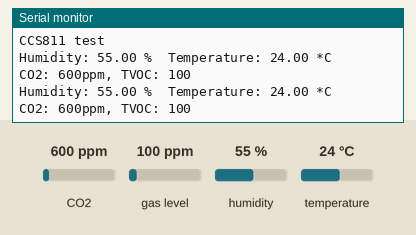
The sketch below on a simulated Arduino Uno, built with avr-gcc and run on an emulated ATmega328P. Parts: the last lines printed to the serial monitor. The inputs (shaded band) are chosen by the test bench; at power-on: CO2 600 ppm, humidity 55 %, gas level 100 ppm, temperature 24 °C.

Above: at 5.3 s.
5.4 s: CO2 set to 452 ppm
At 7.7 s:
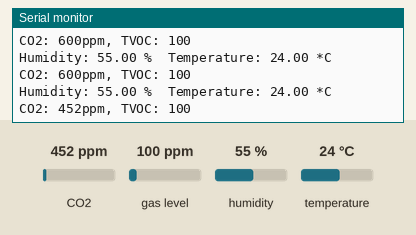
9.0 s: humidity set to 22 %
At 10.6 s:
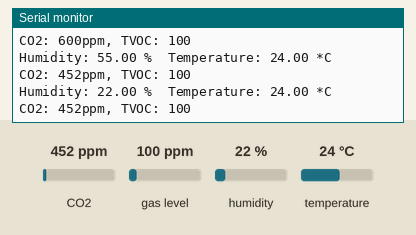
12.6 s: gas level set to 20 ppm
At 15.1 s:
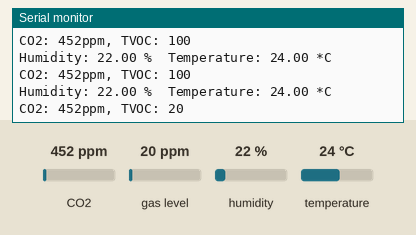
16.2 s: temperature set to 12 °C
At 17.9 s:
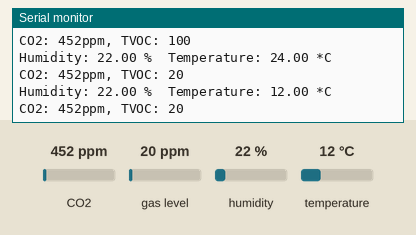
19.8 s: CO2 set to 1050 ppm
At 23.1 s:
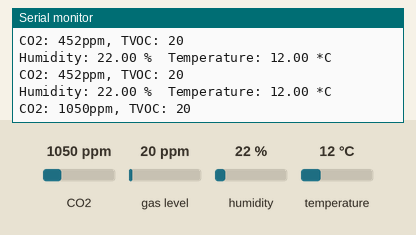
23.4 s: humidity set to 40 %
At 25.3 s:
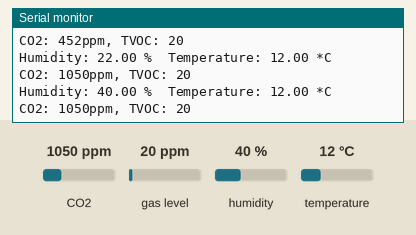
Timing chart, 0 to 26.8 s (numbered marks = the images above; inputs shaded):
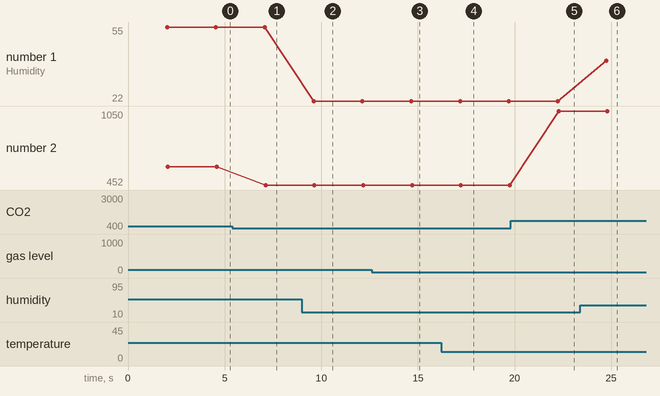

Measured:
- after the input at 5.4 s, the serial monitor: prints a new line after 1.7 s (image 1)
- after the input at 9.0 s, the serial monitor: prints a new line after 0.60 s (image 2)
- after the input at 12.6 s, the serial monitor: prints a new line after 2.1 s (image 3)
- after the input at 16.2 s, the serial monitor: prints a new line after 0.98 s (image 4)
- after the input at 19.8 s, the serial monitor: prints a new line after 2.5 s (image 5)
- after the input at 23.4 s, the serial monitor: prints a new line after 1.4 s (image 6)
- plotted number 1: 55 → 22 after the input at 9.0 s, 22 → 40 after the input at 23.4 s
- plotted number 2: 600 → 452 after the input at 5.4 s, 452 → 1050 after the input at 19.8 s

The sketch:

SENTSOREAK.ino
```cpp
#include "DHT.h"
#include "Adafruit_CCS811.h"
Adafruit_CCS811 ccs;


// Uncomment whatever type you're using!
#define DHTTYPE DHT11   // DHT 11
//#define DHTTYPE DHT22   // DHT 22  (AM2302), AM2321
//#define DHTTYPE DHT21   // DHT 21 (AM2301)

// Connect pin 1 (on the left) of the sensor to +5V
// NOTE: If using a board with 3.3V logic like an Arduino Due connect pin 1
// to 3.3V instead of 5V!
// Connect pin 2 of the sensor to whatever your DHTPIN is
// Connect pin 4 (on the right) of the sensor to GROUND
// Connect a 10K resistor from pin 2 (data) to pin 1 (power) of the sensor

const int DHTPin = 5;     // what digital pin we're connected to

DHT dht(DHTPin, DHTTYPE);

void setup() {
   Serial.begin(9600);
   Serial.println("DHTxx test!");

   dht.begin();

   //CO2

   Serial.println("CCS811 test");

  if(!ccs.begin()){
    Serial.println("Failed to start sensor! Please check your wiring.");
    while(1);
  }

  // Wait for the sensor to be ready
  while(!ccs.available());
}


void loop() {
   // Wait a few seconds between measurements.
   delay(2000);

   // Reading temperature or humidity takes about 250 milliseconds!
   float h = dht.readHumidity();
   float t = dht.readTemperature();

   if (isnan(h) || isnan(t)) {
      Serial.println("Failed to read from DHT sensor!");
      return;
   }


   Serial.print("Humidity: ");
   Serial.print(h);
   Serial.print(" %\t");
   Serial.print("Temperature: ");
   Serial.print(t);
   Serial.println(" *C ");

   if(ccs.available()){
    if(!ccs.readData()){
      Serial.print("CO2: ");
      Serial.print(ccs.geteCO2());
      Serial.print("ppm, TVOC: ");
      Serial.println(ccs.getTVOC());
    }
    else{
      Serial.println("ERROR!");
      while(1);
    }
  }
  delay(500);
}
```
